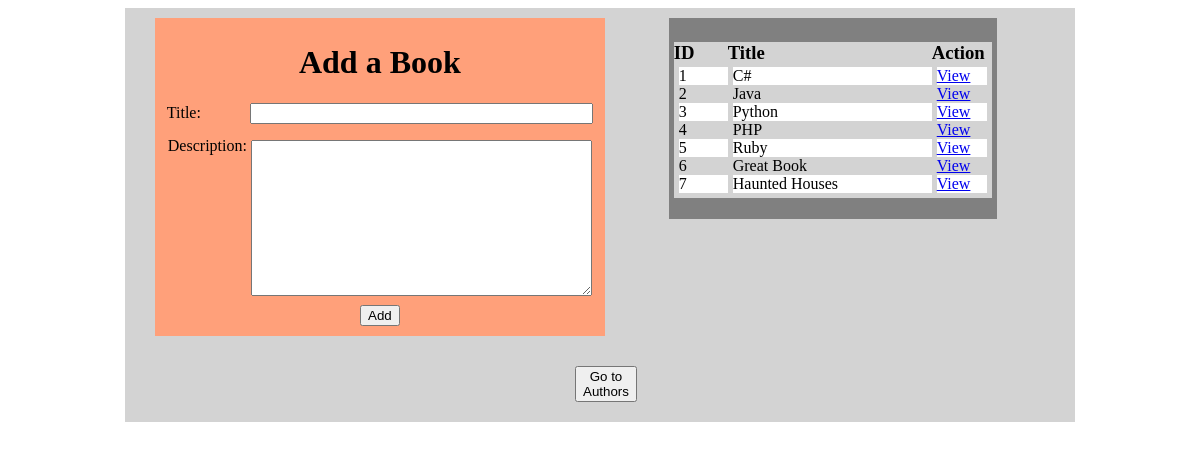
The page / on the database its author committed.
### books_authors_app/models.py (models this page shows)
class Book (models.Model):
    title = models.CharField(max_length=255)
    desc = models.TextField()
    created_at = models.DateTimeField(auto_now_add=True)
    updated_at = models.DateTimeField(auto_now=True)

### books_authors_app/views.py (the view)
# urls.py: path('', views.index),
def index(request):
    context = {"book_list": Book.objects.all()}
    return render(request, "book.html", context)

### books_authors_app/templates/book.html (shortened to what this page needs)
<!DOCTYPE html>
<html lang="en">
<head>
    {% load static %}
    <link rel="stylesheet" href="{% static 'css/style.css' %}">
</head>
<body>
    <div class ="wrapper">
        <div class="add">
            <h1 class="head">
                Add a Book
            </h1>
            <form action="/process_books" method="post">
                <p>Title: <input id ="title"  name="title" type="text"></p>
                <p id = "desc" >Description:</p> <textarea name="desc" cols="40" rows="10" type = "text"></textarea>
                <button type="submit">Add</button>
            </form>
        </div>
        <div class = list>
            <div class = "column" id = "id">
                <h3>ID</h3>
                <ul>
                    {% for book in book_list %}
                        <li>{{ book.id }}</li>
                    {% endfor %}
                </ul>
            </div>
            <div class = "column">
                <h3>Title</h3>
                <ul>
                    {% for book in book_list %}
                        <li>{{ book.title }}</li>
                    {% endfor %}
                </ul>
            </div>
            <div class = "column" id ="action">
                <h3>Action</h3>
                <ul>
                    {% for book in book_list %}
                        <li><a href="/book_detail/{{book.id}}">View</a></li>
                    {% endfor %}
                </ul>
            </div>
        </div>
        <div class="other">
            <a href="/authors"><button>Go to Authors</button></a>
        </div>
    </div>
</body>
</html>

### books_authors_app/static/css/style.css (style rules this page uses)
.wrapper { width: 950px; min-height: 200px; margin: auto; background-color: lightgrey; }
.add { min-width: 300px; min-height: 30px; margin: 10px 30px; padding: 5px; display: inline-block; vertical-align: top; background-color: lightsalmon; text-align: center; }
.add #title { width: 335px; margin-left: 45px; }
.add #desc { vertical-align: top; display: inline-block; margin-top: -3px; }
.add textarea { display: inline-block; }
.add button { display: block; margin: 5px 200px; }
.list { min-width: 100px; min-height: 100px; padding: 5px 10px; display: inline-block; vertical-align: top; margin: 10px 30px; background-color: grey; }
.column { width: 200px; display: inline-block; vertical-align: top; background-color: grey; }
#id { width: 50px; display: inline-block; }
#action { width: 50px; display: inline-block; }
.column h3 { text-align: left; background-color: lightgray; margin-right: -5px; margin-left: -5px; }
.column ul { text-align: left; background-color:lightgray; text-decoration: none; padding: 5px; margin-top: -20px; margin-right: -5px; margin-left: -5px; }
.column li { list-style-type: none; background-color: lightgray; }
.column li:nth-child(odd) { background-color: white; }
.other button { margin: 20px 450px; }

### rows shown on the page
Book: id "1", title "C#"
Book: id "2", title "Java"
Book: id "3", title "Python"
Book: id "4", title "PHP"
Book: id "5", title "Ruby"
Book: id "6", title "Great Book"
Book: id "7", title "Haunted Houses"
